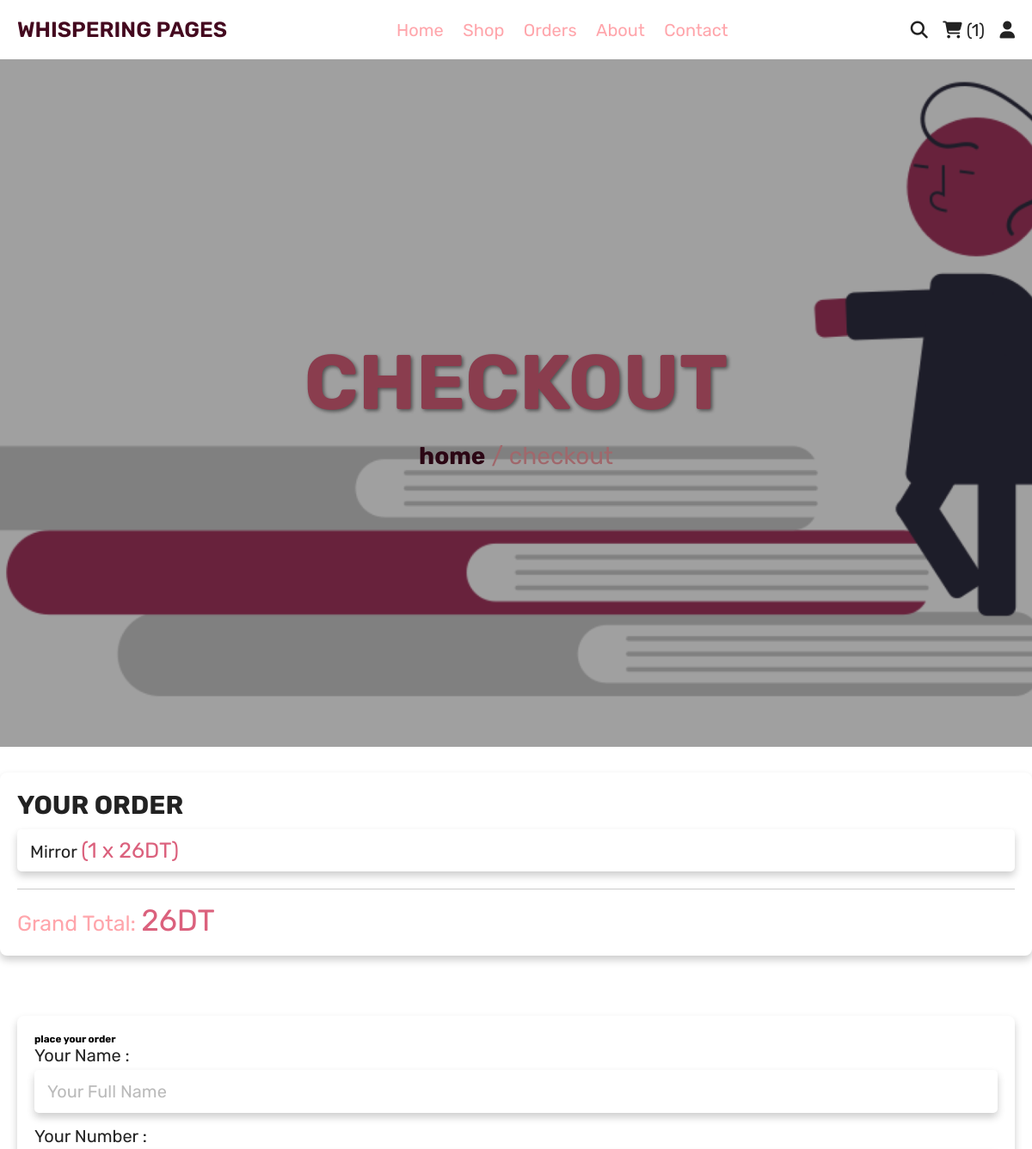
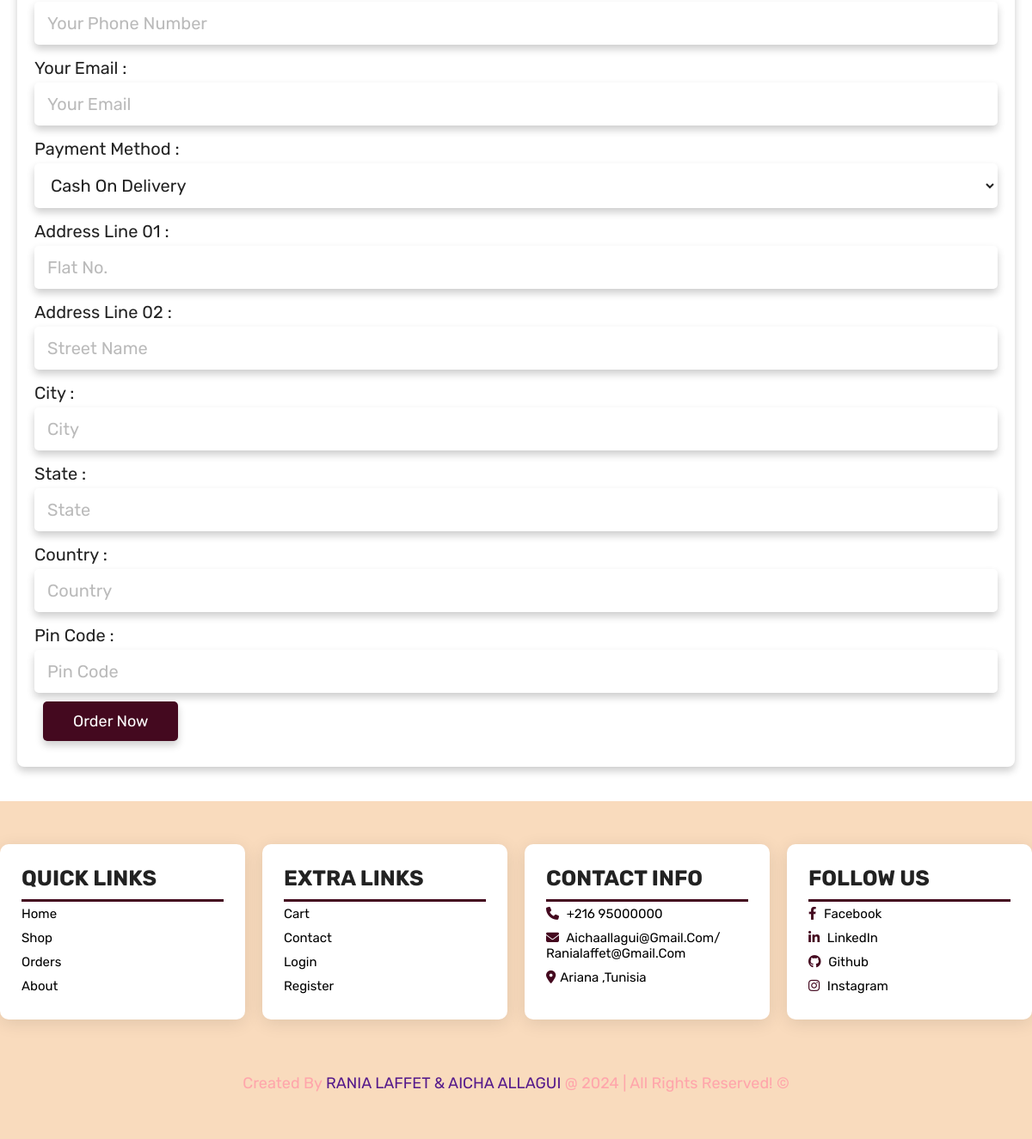
Screenshot of /checkout.php (signed in) with the database file from the repository (2 pictures, top to bottom).
### tables this page shows
CREATE TABLE `cart` (
  `id` int(11) NOT NULL,
  `user_id` int(11) NOT NULL,
  `name` varchar(100) NOT NULL,
  `price` int(11) NOT NULL,
  `quantity` int(11) NOT NULL,
  `image` varchar(100) NOT NULL
);

### checkout.php (the view, shortened to what this page needs)
<!DOCTYPE html>
<html lang="en">
<head>
    <link rel="stylesheet" href="https://cdnjs.cloudflare.com/ajax/libs/font-awesome/6.1.1/css/all.min.css"
 />
    <link rel="stylesheet" href="css/styles.css">
</head>
<body>
    <?php include 'header.php'; ?>
    <div class="heading">
        <h3>checkout</h3>
        <p><a href="home.php">home</a> / checkout</p>
    </div>
    <section class="display-order">
        <h3>your order</h3>
        <?php
        $grand_total = 0;
        $select_cart = mysqli_query($conn, "SELECT * FROM cart WHERE user_id = '$user_id'") or die("Query failed: " . mysqli_connect_error());
        if (mysqli_num_rows($select_cart) > 0) {
            while ($row = mysqli_fetch_assoc($select_cart)) {
                $total_price = ($row['price'] * $row['quantity']);
                $grand_total += $total_price;
        ?>
        <p><?php echo $row['name']; ?>
            <span>(<?php echo $row['quantity'] . ' x '  . $row['price'] . 'DT'; ?>)</span>
        </p>
        <?php
            }
        } else {
            echo "<p class='empty'>Your cart is empty</p>";
        }
        ?>
        <div class="grand-total">grand total: <span><?php echo $grand_total; ?>DT</span></div>
    </section>
    <section class="checkout">
        <form action="" method="post">
            <h3>place your order</h3>
            <div class="flex">
                <div class="input-box">
                    <label for="name">your name :</label>
                    <input type="text" name="name" id="name" required placeholder="Your Full Name">
                </div>
                <div class="input-box">
                    <label for="phone">your number :</label>
                    <input type="number" name="phone" id="phone" required placeholder="Your phone number">
                </div>
                <div class="input-box">
                    <label for="email">your email :</label>
                    <input type="email" name="email" id="email" required placeholder="Your email">
                </div>
                <div class="input-box">
                    <label>payment method :</label>
                    <select name="method" id="method" required>
                        <option value="cash on delivery" selected>cash on delivery</option>
                    </select>
                </div>
                <div class="input-box">
                    <label for="flat">address line 01 :</label>
                    <input type="number" min="0" name="flat" id="flat" required placeholder="flat no.">
                </div>
                <div class="input-box">
                    <label for="street">address line 02 :</label>
                    <input type="text" name="street" id="street" required placeholder="street name">
                </div>
                <div class="input-box">
                    <label for="city">city :</label>
                    <input type="text" name="city" id="city" required placeholder="city">
                </div>
                <div class="input-box">
                    <label for="state">state :</label>
                    <input type="text" name="state" id="state" required placeholder="state">
                </div>
                <div class="input-box">
                    <label for="country">country :</label>
                    <input type="text" name="country" id="country" required placeholder="country">
                </div>
                <div class="input-box">
                    <label for="pin_code">pin code :</label>
                    <input type="number" min="0" name="pin_code" id="pin_code" required placeholder="pin code">
                </div>
            </div>
            <input type="submit" value="order now" class="btn" name="order_btn">
        </form>
    </section>
    <?php include 'footer.php'; ?>
</body>
</html>

### css/styles.css (style rules this page uses)
:root { --dark-red: hsl(337, 77%, 15%); --dark-pink: #A63760; --black: #222; --red: #DB617D; --white: #ffffff; --light-color: #FFA5AB; --light-white: #f0f0f0; --light-background: #F9DBBD; --border-custom: 0.1rem solid var(--black); --box-shadow-custom: 0 0.5rem 1rem rgba(0, 0, 0, 0.2); }
* { margin: 0; padding: 0; box-sizing: border-box; font-family: "Rubik", sans-serif; border: none; outline: none; text-decoration: none; transition: all 0.3s ease; }
html { font-size: 62.5%; overflow-x: hidden; }
section { padding: 4rem 2rem; }
.btn, .option-btn, .delete-btn, .white-btn { display: inline-block; margin: 1rem; padding: 1.2rem 3.5rem; cursor: pointer; color: var(--white); font-size: 1.8rem; border-radius: 0.5rem; text-transform: capitalize; box-shadow: var(--box-shadow-custom); }
.white-btn, .btn { background-color: var(--dark-red); }
.heading { min-height: 50vh; display: flex; justify-content: center; align-items: center; flex-direction: column; gap: 1.5rem; background: url("../img/11.png") no-repeat center center; background-size: cover; filter: brightness(0.7); position: relative; width: 100vw; height: 100vh; overflow: hidden; }
.heading::before { content: ''; position: absolute; top: 0; left: 0; right: 0; bottom: 0; background: rgba(0, 0, 0, 0.1); z-index: 1; }
.heading h3 { color: var(--red); font-size: 9rem; text-transform: uppercase; font-weight: 700; text-shadow: 2px 2px 4px rgba(0, 0, 0, 0.5); transition: transform 0.3s ease; }
.heading p { color: var(--light-color); font-size: 2.8rem; text-align: center; }
.heading p a { color: var(--dark-red); font-weight: bold; transition: color 0.3s ease; }
.display-order { max-width: 1200px; margin: 3rem auto; text-align: left; padding: 2rem; border-radius: 8px; background-color: #ffffff; box-shadow: var(--box-shadow-custom); }
.display-order h3 { font-size: 3rem; color: var(--black); margin-bottom: 1rem; text-transform: uppercase; }
.display-order p { font-size: 2rem; background-color: var(--light-bg); color: var(--black); margin: 1rem 0; padding: 1rem 1.5rem; box-shadow: var(--box-shadow-custom); border-radius: 5px; }
.display-order p span { font-size: 2.5rem; color: var(--red); }
.display-order .grand-total { border-top: thin solid #ccc; padding-top: 1.5rem; font-size: 2.5rem; color: var(--light-color); margin-top: 2rem; text-transform: capitalize; }
.display-order .grand-total span { font-size: 3.5rem; color: var(--red); }
.checkout form { max-width: 1200px; margin: 0 auto; padding: 2rem; border-radius: 8px; box-shadow: var(--box-shadow-custom); background-color: #ffffff; }
.checkout form .flex { display: flex; flex-direction: column; gap: 1.5rem; }
.checkout form .flex .input-box { width: 100%; }
.checkout form .flex .input-box label { font-size: 2rem; color: var(--black); text-transform: capitalize; margin-bottom: 0.5rem; display: block; }
.checkout form .flex .input-box input, .checkout form .flex .input-box select { width: 100%; font-size: 2rem; border-radius: 0.5rem; padding: 1.2rem 1.4rem; color: var(--black); background-color: var(--white); box-shadow: var(--box-shadow-custom); border: var(--border-custom); border-color: transparent; margin: 0; }
.checkout form .flex .input-box input::placeholder { color: #777; text-transform: capitalize; opacity: 0.5; }
.checkout form .flex .input-box select, .checkout form .flex .input-box select option { text-transform: capitalize; }

### rows the page displays
cart: name "Mirror", quantity "1", price "26"

### other values shown
$cart_rows_number "1"
$grand_total "26"
